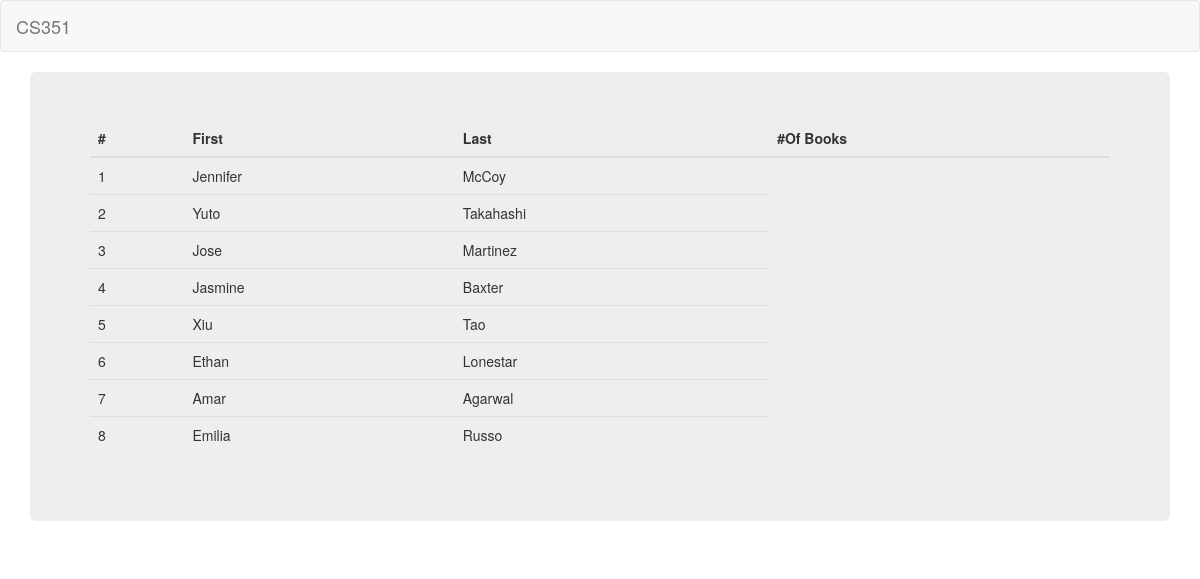
Screenshot of /AuthorReport.PHP with the database file from the repository.
### tables this page shows
CREATE TABLE Author (
  ID INT NOT NULL,
  FirstName VARCHAR(45) DEFAULT NULL,
  LastName VARCHAR(45) DEFAULT NULL,
  BirthDate DATE DEFAULT NULL,
  PRIMARY KEY (ID)
);

### AuthorReport.PHP (the view, shortened to what this page needs)
<!doctype html>
<html lang="en">
  <head>
    <link rel="stylesheet" href="https://maxcdn.bootstrapcdn.com/bootstrap/3.3.7/css/bootstrap.min.css">
  </head>
  <body>
    <nav class="navbar navbar-default">
        <div class="container-fluid">
          <div class="navbar-header">
            <a class="navbar-brand" href="#">CS351</a>
          </div>
        </div>
    </nav>
    <div class="container">
      <div class="jumbotron">
        <table class="table">
          <thead class="thead-dark">
            <tr>
              <th scope="col">#</th>
              <th scope="col">First</th>
              <th scope="col">Last</th>
              <th scope="col">#Of Books</th>
            </tr>
          </thead>
          <tbody>
            <?php
            $conn=mysqli_connect("localhost","root","","zion");
            $sql = "SELECT ID, FirstName, LastName from author";
            $result = $conn-> query($sql);
            if($result-> num_rows > 0) {
              while ($row = $result-> fetch_assoc()) {
                echo "<tr><td>". $row["ID"] ."</td><td>". $row["FirstName"]."</td><td>". $row["LastName"]."</td></tr>";
              }
              echo "</table>";
            }
            else {
              echo "No Results!";
            }
            ?>
      </div>
    </div>
  </body>
</html>

### rows the page displays
author: ID "1", FirstName "Jennifer", LastName "McCoy"
author: ID "2", FirstName "Yuto", LastName "Takahashi"
author: ID "3", FirstName "Jose", LastName "Martinez"
author: ID "4", FirstName "Jasmine", LastName "Baxter"
author: ID "5", FirstName "Xiu", LastName "Tao"
author: ID "6", FirstName "Ethan", LastName "Lonestar"
author: ID "7", FirstName "Amar", LastName "Agarwal"
author: ID "8", FirstName "Emilia", LastName "Russo"
